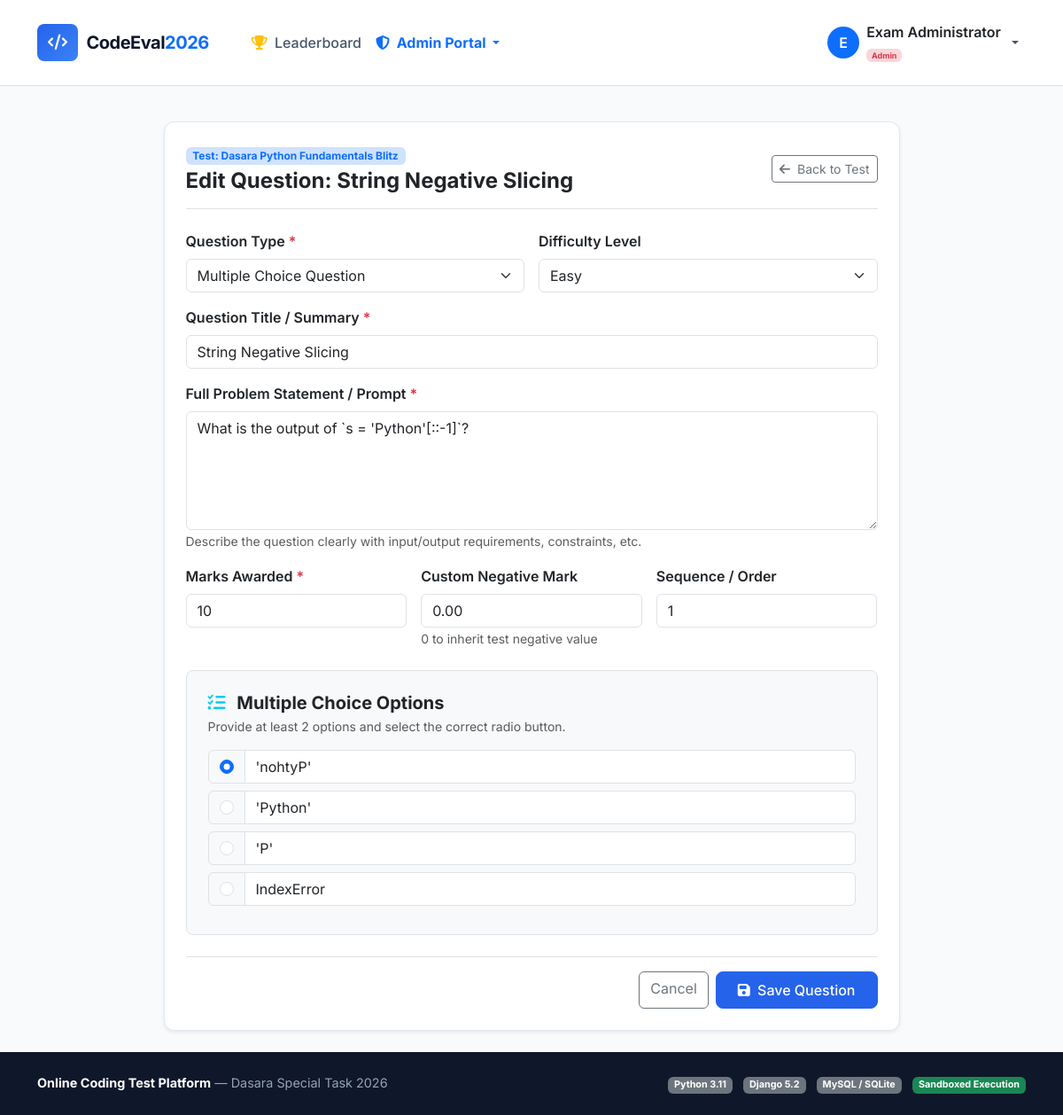
Screenshot of /admin-portal/questions/7/edit/ (signed in) with the database file from the repository.
### exam_portal/models.py (models this page shows, shortened)
class Test(models.Model):
    title = models.CharField(max_length=200)
    slug = models.SlugField(max_length=220, unique=True, blank=True)
    description = models.TextField(help_text="Detailed instructions and topics covered")
    duration_minutes = models.PositiveIntegerField(default=30, help_text="Duration in minutes")
    total_marks = models.PositiveIntegerField(default=100)
    pass_marks = models.PositiveIntegerField(default=40)
    negative_marking = models.BooleanField(default=False, help_text="Enable penalty for wrong answers")
    negative_mark_value = models.DecimalField(max_digits=4, decimal_places=2, default=0.25,
                                             help_text="Marks deducted per wrong answer")
    randomize_questions = models.BooleanField(default=True, help_text="Randomize question sequence for each student")
    allow_multiple_attempts = models.BooleanField(default=False, help_text="If false, prevents re-taking the test")
    is_active = models.BooleanField(default=True, help_text="Visible for students to take")
    created_by = models.ForeignKey(User, on_delete=models.SET_NULL, null=True, blank=True, related_name='created_tests')
    created_at = models.DateTimeField(auto_now_add=True)
    updated_at = models.DateTimeField(auto_now=True)
    class Meta:
        ordering = ['-created_at']

class Question(models.Model):
    QUESTION_TYPES = (
        ('MCQ', 'Multiple Choice Question'),
        ('CODING', 'Python Coding Problem'),
    )
    DIFFICULTY_LEVELS = (
        ('EASY', 'Easy'),
        ('MEDIUM', 'Medium'),
        ('HARD', 'Hard'),
    )
    test = models.ForeignKey(Test, on_delete=models.CASCADE, related_name='questions')
    question_type = models.CharField(max_length=10, choices=QUESTION_TYPES, default='MCQ')
    title = models.CharField(max_length=255, help_text="Summary or title of the question")
    prompt = models.TextField(help_text="Full question text or problem statement (supports Markdown/code)")
    marks = models.PositiveIntegerField(default=5)
    negative_marks = models.DecimalField(max_digits=4, decimal_places=2, default=0.00,
                                        help_text="Custom negative mark for this question (0 to inherit test default)")
    difficulty = models.CharField(max_length=10, choices=DIFFICULTY_LEVELS, default='MEDIUM')
    order = models.PositiveIntegerField(default=1)
    sample_input = models.TextField(blank=True, default='', help_text="Sample input provided to student")
    sample_output = models.TextField(blank=True, default='', help_text="Expected output for sample input")
    starter_code = models.TextField(blank=True, default="def solution():\n    # Write your Python code here\n    pass\n",
                                   help_text="Boilerplate code provided in the editor")
    time_limit_seconds = models.FloatField(default=2.0, help_text="Execution time limit in seconds")
    class Meta:
        ordering = ['order', 'id']

class Option(models.Model):
    question = models.ForeignKey(Question, on_delete=models.CASCADE, related_name='options')
    text = models.CharField(max_length=500)
    is_correct = models.BooleanField(default=False)
    explanation = models.TextField(blank=True, default='', help_text="Explanation revealed in review")

### exam_portal/views.py (the view)
# urls.py: path('admin-portal/questions/<int:question_id>/edit/', views.admin_question_edit, name='admin_question_edit'),
@user_passes_test(is_admin_or_staff)
def admin_question_edit(request, question_id):
    question = get_object_or_404(Question, id=question_id)
    test = question.test
    if request.method == 'POST':
        form = QuestionForm(request.POST, instance=question)
        if form.is_valid():
            form.save()
            if question.question_type == 'MCQ':
                question.options.all().delete()
                options_data = request.POST.getlist('option_text[]')
                correct_idx = request.POST.get('correct_option', '0')
                for i, opt_text in enumerate(options_data):
                    if opt_text.strip():
                        is_corr = (str(i) == str(correct_idx))
                        Option.objects.create(question=question, text=opt_text.strip(), is_correct=is_corr)
            elif question.question_type == 'CODING':
                question.test_cases.all().delete()
                inputs = request.POST.getlist('tc_input[]')
                outputs = request.POST.getlist('tc_output[]')
                is_samples = request.POST.getlist('tc_is_sample[]')
                for i in range(len(inputs)):
                    in_val = inputs[i].strip()
                    out_val = outputs[i].strip() if i < len(outputs) else ''
                    sample_flag = ('1' in is_samples) if str(i) in is_samples else False
                    if in_val or out_val:
                        TestCase.objects.create(
                            question=question,
                            input_data=in_val,
                            expected_output=out_val,
                            is_sample=sample_flag
                        )
            messages.success(request, f"Question '{question.title}' updated.")
            return redirect('admin_test_detail', test_id=test.id)
    else:
        form = QuestionForm(instance=question)
    return render(request, 'exam_portal/admin/question_form.html', {
        'form': form, 'test': test, 'question': question, 'title': f"Edit Question: {question.title}"
    })

### exam_portal/views.py (called while the page is built)
def is_admin_or_staff(user):
    return user.is_authenticated and (user.is_staff or user.is_superuser)

### templates/exam_portal/admin/question_form.html (shortened to what this page needs)
{% extends 'exam_portal/base.html' %}
{% block content %}
<div class="container py-4">
    <div class="row justify-content-center">
        <div class="col-lg-9">
            <div class="card card-custom p-4 shadow-sm">
                <div class="d-flex justify-content-between align-items-center border-bottom pb-3 mb-4">
                    <div>
                        <span class="badge bg-primary-subtle text-primary fw-bold">Test: {{ test.title }}</span>
                        <h4 class="fw-bold text-dark mt-1 mb-0">{{ title }}</h4>
                    </div>
                    <a href="{% url 'admin_test_detail' test.id %}" class="btn btn-outline-secondary btn-sm">
                        <i class="fa-solid fa-arrow-left me-1"></i> Back to Test
                    </a>
                </div>
                <form method="post" id="questionForm" novalidate>
                    <div class="row g-3 mb-3">
                        <div class="col-md-6">
                            <label class="form-label fw-semibold">Question Type <span class="text-danger">*</span></label>
                            {{ form.question_type }}
                        </div>
                        <div class="col-md-6">
                            <label class="form-label fw-semibold">Difficulty Level</label>
                            {{ form.difficulty }}
                        </div>
                    </div>
                    <div class="mb-3">
                        <label class="form-label fw-semibold">Question Title / Summary <span class="text-danger">*</span></label>
                        {{ form.title }}
                    </div>
                    <div class="mb-3">
                        <label class="form-label fw-semibold">Full Problem Statement / Prompt <span class="text-danger">*</span></label>
                        {{ form.prompt }}
                        <small class="text-muted">Describe the question clearly with input/output requirements, constraints, etc.</small>
                    </div>
                    <div class="row g-3 mb-4">
                        <div class="col-md-4">
                            <label class="form-label fw-semibold">Marks Awarded <span class="text-danger">*</span></label>
                            {{ form.marks }}
                        </div>
                        <div class="col-md-4">
                            <label class="form-label fw-semibold">Custom Negative Mark</label>
                            {{ form.negative_marks }}
                            <small class="text-muted">0 to inherit test negative value</small>
                        </div>
                        <div class="col-md-4">
                            <label class="form-label fw-semibold">Sequence / Order</label>
                            {{ form.order }}
                        </div>
                    </div>
                    <div id="mcqSection" class="p-4 bg-light rounded-3 mb-4 border">
                        <h5 class="fw-bold text-dark mb-1">
                            <i class="fa-solid fa-list-check text-info me-2"></i> Multiple Choice Options
                        </h5>
                        <p class="text-muted small mb-3">Provide at least 2 options and select the correct radio button.</p>
                        <div id="optionsContainer">
                            {% if question and question.options.exists %}
                                {% for opt in question.options.all %}
                                <div class="input-group mb-2 option-row">
                                    <div class="input-group-text">
                                        <input class="form-check-input mt-0" type="radio" name="correct_option" value="{{ forloop.counter0 }}" {% if opt.is_correct %}checked{% endif %} title="Select as correct option">
                                    </div>
                                    <input type="text" name="option_text[]" class="form-control" value="{{ opt.text }}" placeholder="Option choice text" required>
                                </div>
                                {% endfor %}
                            {% endif %}
                        </div>
                    </div>
                    <div class="d-flex justify-content-end gap-2 border-top pt-3">
                        <a href="{% url 'admin_test_detail' test.id %}" class="btn btn-outline-secondary">Cancel</a>
                        <button type="submit" class="btn btn-primary-custom px-4">
                            <i class="fa-solid fa-floppy-disk me-1"></i> Save Question
                        </button>
                    </div>
                </form>
            </div>
        </div>
    </div>
</div>
{% endblock %}

### templates/exam_portal/base.html (shortened to what this page needs)
<!DOCTYPE html>
<html lang="en">
<head>
    <link href="https://cdn.jsdelivr.net/npm/bootstrap@5.3.3/dist/css/bootstrap.min.css" rel="stylesheet">
    <link rel="stylesheet" href="https://cdnjs.cloudflare.com/ajax/libs/font-awesome/6.5.1/css/all.min.css">
    <link rel="stylesheet" href="https://cdnjs.cloudflare.com/ajax/libs/highlight.js/11.9.0/styles/atom-one-dark.min.css">
</head>
<body>
    <nav class="navbar navbar-expand-lg navbar-light bg-white border-bottom sticky-top py-3">
        <div class="container">
            <a class="navbar-brand navbar-brand-custom" href="{% url 'home' %}">
                <span class="brand-icon"><i class="fa-solid fa-code"></i></span>
                <span>CodeEval<span class="text-primary">2026</span></span>
            </a>
            <div class="collapse navbar-collapse" id="navbarMain">
                <ul class="navbar-nav me-auto mb-2 mb-lg-0 ms-lg-4">
                    <li class="nav-item">
                        <a class="nav-link" href="{% url 'leaderboard' %}">
                            <i class="fa-solid fa-trophy text-warning me-1"></i> Leaderboard
                        </a>
                    </li>
                    {% if user.is_authenticated and user.is_staff %}
                    <li class="nav-item dropdown">
                        <a class="nav-link dropdown-toggle text-primary fw-bold" href="#" data-bs-toggle="dropdown">
                            <i class="fa-solid fa-shield-halved me-1"></i> Admin Portal
                        </a>
                    </li>
                    {% endif %}
                </ul>
                <ul class="navbar-nav ms-auto align-items-center">
                    {% if user.is_authenticated %}
                    <li class="nav-item dropdown">
                        <a class="nav-link dropdown-toggle d-flex align-items-center gap-2" href="#" data-bs-toggle="dropdown">
                            <div class="rounded-circle bg-primary text-white d-flex align-items-center justify-content-center" style="width:36px; height:36px; font-weight:600;">
                                {{ user.first_name|default:user.username|slice:":1"|upper }}
                            </div>
                            <div class="text-start d-none d-sm-block">
                                <span class="d-block fw-semibold text-dark">{{ user.get_full_name|default:user.username }}</span>
                                <small class="text-muted" style="font-size: 0.75rem;">
                                    {% if user.is_staff %}<span class="badge bg-danger-subtle text-danger">Admin</span>{% else %}<span class="badge bg-primary-subtle text-primary">Student</span>{% endif %}
                                </small>
                            </div>
                        </a>
                    </li>
                    {% endif %}
                </ul>
            </div>
        </div>
    </nav>
    <main class="flex-grow-1">
        {% block content %}{% endblock %}
    </main>
    <footer>
        <div class="container text-center">
            <div class="row align-items-center">
                <div class="col-md-6 text-md-start mb-2 mb-md-0">
                    <span class="fw-bold text-white">Online Coding Test Platform</span> &mdash; Dasara Special Task 2026
                </div>
                <div class="col-md-6 text-md-end">
                    <span class="badge bg-secondary me-2">Python 3.11</span>
                    <span class="badge bg-secondary me-2">Django 5.2</span>
                    <span class="badge bg-secondary me-2">MySQL / SQLite</span>
                    <span class="badge bg-success">Sandboxed Execution</span>
                </div>
            </div>
        </div>
    </footer>
</body>
</html>

### templates/exam_portal/base.html (style rules this page uses)
:root { --primary: #2563eb; --primary-dark: #1d4ed8; --secondary: #0f172a; --accent: #f59e0b; --success: #10b981; --danger: #ef4444; --bg-light: #f8fafc; --card-border: #e2e8f0; }
body { font-family: 'Inter', sans-serif; background-color: var(--bg-light); color: #1e293b; min-height: 100vh; display: flex; flex-direction: column; }
.navbar-brand-custom { font-weight: 700; letter-spacing: -0.5px; color: #0f172a !important; display: flex; align-items: center; gap: 10px; }
.navbar-brand-custom .brand-icon { background: linear-gradient(135deg, #2563eb, #3b82f6); color: white; padding: 8px 12px; border-radius: 8px; font-size: 1.1rem; }
.nav-link { font-weight: 500; color: #475569; transition: color 0.2s; }
.card-custom { background: #ffffff; border: 1px solid var(--card-border); border-radius: 12px; box-shadow: 0 1px 3px 0 rgb(0 0 0 / 0.05); transition: transform 0.2s, box-shadow 0.2s; }
.btn-primary-custom { background-color: var(--primary); border-color: var(--primary); color: #ffffff; font-weight: 500; padding: 8px 18px; border-radius: 8px; }
footer { margin-top: auto; background: #0f172a; color: #94a3b8; padding: 24px 0; font-size: 0.9rem; }

### rows the page displays
Test: title "Dasara Python Fundamentals Blitz"
Question: question_type "Multiple Choice Question", difficulty "Easy", title "String Negative Slicing", prompt "What is the output of `s = 'Python'[::-1]`?", marks "10", negative_marks "0.00", order "1"
Option: is_correct "☑", text "'nohtyP'"
Option: text "'Python'"
Option: text "'P'"
Option: text "IndexError"

### other values shown
{{ user.first_name|default:user.username|slice:":1"|upper }} "E"
{{ user.get_full_name|default:user.username }} "Exam Administrator"
{{ title }} "Edit Question: String Negative Slicing"
